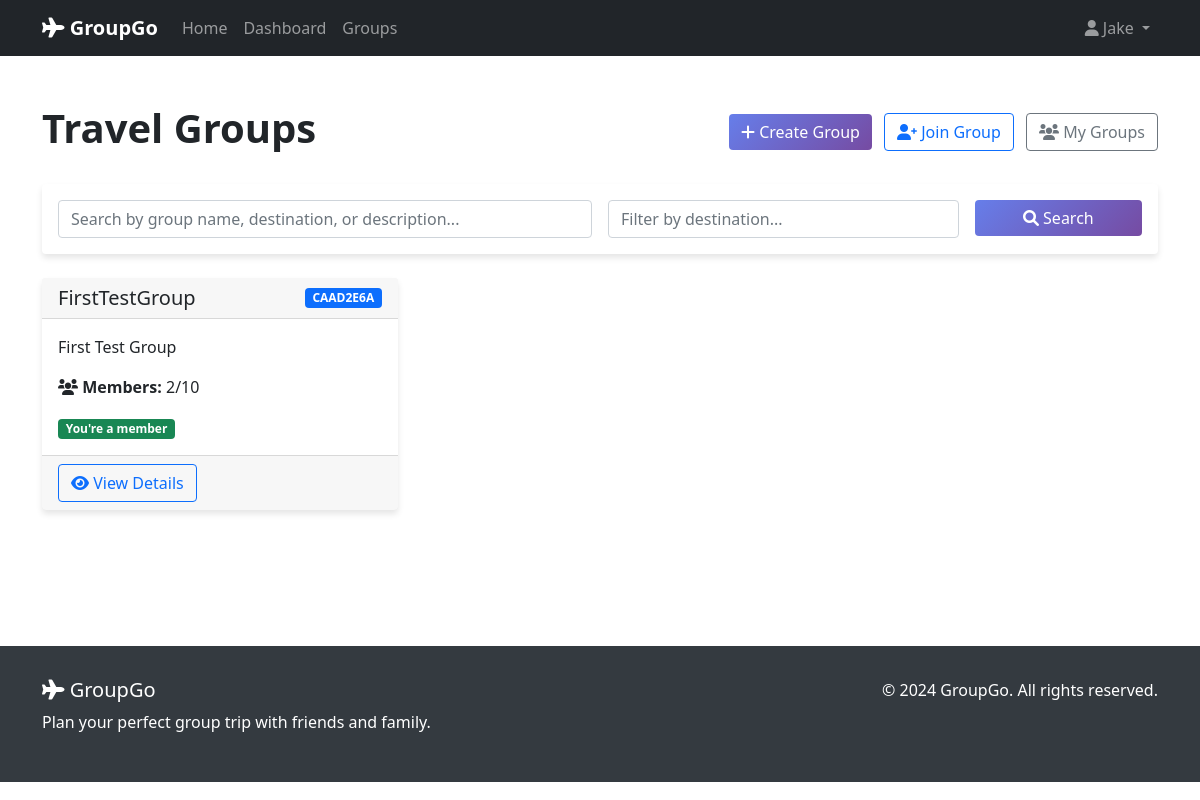
Page /groups/ (signed in) on the earlier database version.
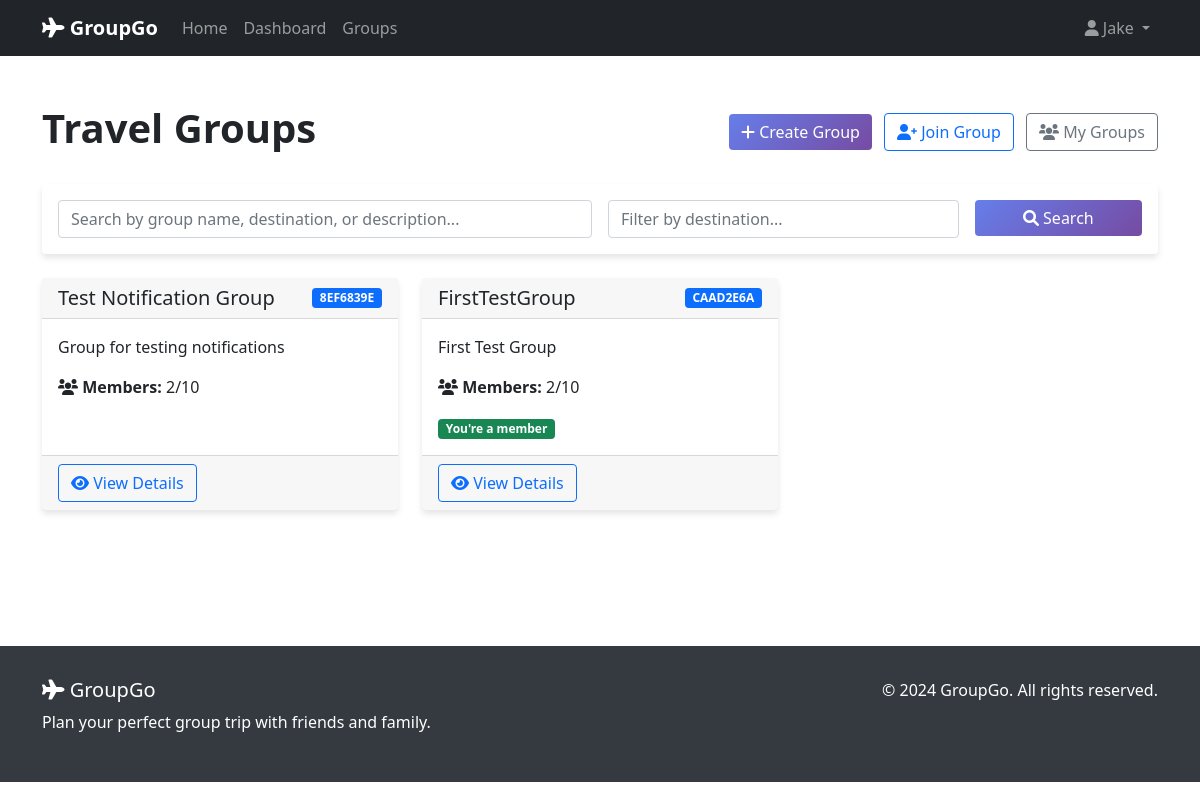
Same page on the later database version.
### travel_groups/models.py (models this page shows, shortened)
class TravelGroup(models.Model):
    id = models.UUIDField(primary_key=True, default=uuid.uuid4, editable=False)
    name = models.CharField(max_length=200)
    description = models.TextField(blank=True, null=True)
    photo = models.ImageField(upload_to='group_photos/', blank=True, null=True, help_text="Optional group photo")
    password = models.CharField(max_length=100, default='', help_text="Password required to join the group")
    created_by = models.ForeignKey(User, on_delete=models.CASCADE, related_name='created_groups')
    created_at = models.DateTimeField(auto_now_add=True)
    updated_at = models.DateTimeField(auto_now=True)
    is_active = models.BooleanField(default=True)
    max_members = models.PositiveIntegerField(default=10, help_text="Maximum number of members allowed in the group")
    class Meta:
        ordering = ['-created_at']
        verbose_name = "Travel Group"
        verbose_name_plural = "Travel Groups"
    @property
    def member_count(self):
        return self.members.count()
    @property
    def is_full(self):
        return self.member_count >= self.max_members
    def get_unique_identifier(self):
        return str(self.id)[:8].upper()

### travel_groups/views.py (the view)
# urls.py: path('', views.group_list, name='group_list'),
@login_required
def group_list(request):
    form = SearchGroupForm(request.GET)
    groups = TravelGroup.objects.filter(is_active=True)
    if form.is_valid():
        search_query = form.cleaned_data.get('search_query')
        destination = form.cleaned_data.get('destination')
        if search_query:
            groups = groups.filter(
                Q(name__icontains=search_query) |
                Q(description__icontains=search_query)
            )
        if destination:
            pass
    for group in groups:
        group.user_is_member = GroupMember.objects.filter(
            group=group, user=request.user
        ).exists()
    context = {
        'groups': groups,
        'form': form,
    }
    return render(request, 'travel_groups/group_list.html', context)

### travel_groups/forms.py
class SearchGroupForm(forms.Form):
    search_query = forms.CharField(
        max_length=200,
        required=False,
        widget=forms.TextInput(attrs={
            'class': 'form-control',
            'placeholder': 'Search by group name, destination, or description...'
        })
    )
    destination = forms.CharField(
        max_length=200,
        required=False,
        widget=forms.TextInput(attrs={
            'class': 'form-control',
            'placeholder': 'Filter by destination...'
        })
    )

### travel_groups/templates/travel_groups/group_list.html (shortened to what this page needs)
{% extends "base.html" %}
{% load static %}
{% block content %}
<div class="container py-5">
    <div class="row">
        <div class="col-12">
            <div class="d-flex justify-content-between align-items-center mb-4">
                <h1 class="fw-bold">Travel Groups</h1>
                <div>
                    <a href="{% url 'travel_groups:create_group' %}" class="btn btn-primary me-2">
                        <i class="fas fa-plus"></i> Create Group
                    </a>
                    <a href="{% url 'travel_groups:join_group' %}" class="btn btn-outline-primary me-2">
                        <i class="fas fa-user-plus"></i> Join Group
                    </a>
                    <a href="{% url 'travel_groups:my_groups' %}" class="btn btn-outline-secondary">
                        <i class="fas fa-users"></i> My Groups
                    </a>
                </div>
            </div>
        </div>
    </div>
    <div class="row mb-4">
        <div class="col-12">
            <div class="card">
                <div class="card-body">
                    <form method="get" class="row g-3">
                        <div class="col-md-6">
                            {{ form.search_query }}
                        </div>
                        <div class="col-md-4">
                            {{ form.destination }}
                        </div>
                        <div class="col-md-2">
                            <button type="submit" class="btn btn-primary w-100">
                                <i class="fas fa-search"></i> Search
                            </button>
                        </div>
                    </form>
                </div>
            </div>
        </div>
    </div>
    <div class="row">
        {% for group in groups %}
        <div class="col-md-6 col-lg-4 mb-4">
            <div class="card h-100">
                <div class="card-header d-flex justify-content-between align-items-center">
                    <h5 class="mb-0">{{ group.name }}</h5>
                    <span class="badge bg-primary">{{ group.get_unique_identifier }}</span>
                </div>
                <div class="card-body">
                    <p class="card-text">{{ group.description|truncatewords:20 }}</p>
                    <div class="mb-3">
                        <strong><i class="fas fa-users"></i> Members:</strong>
                        {{ group.member_count }}/{{ group.max_members }}
                    </div>
                    {% if group.user_is_member %}
                        <span class="badge bg-success">You're a member</span>
                    {% endif %}
                </div>
                <div class="card-footer">
                    <a href="{% url 'travel_groups:group_detail' group.id %}" class="btn btn-outline-primary">
                        <i class="fas fa-eye"></i> View Details
                    </a>
                </div>
            </div>
        </div>
        {% endfor %}
    </div>
</div>
{% endblock %}

Differences in the rows shown:
added TravelGroup: name "Test Notification Group", get_unique_identifier "8EF6839E", description "Group for testing notifications", member_count "2", max_members "10"
